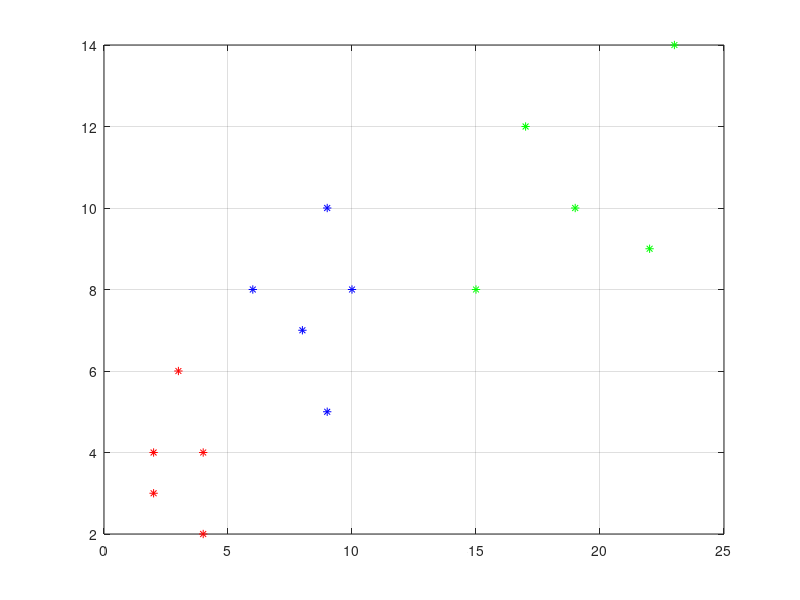
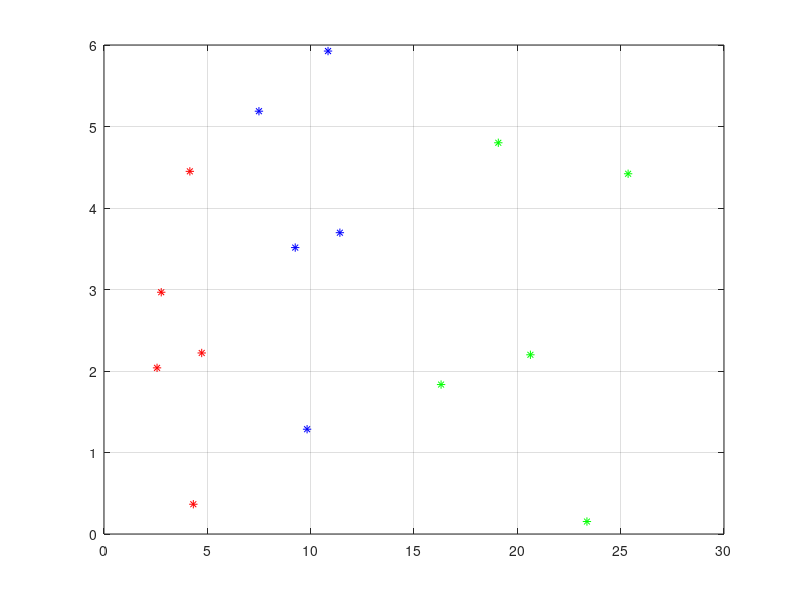
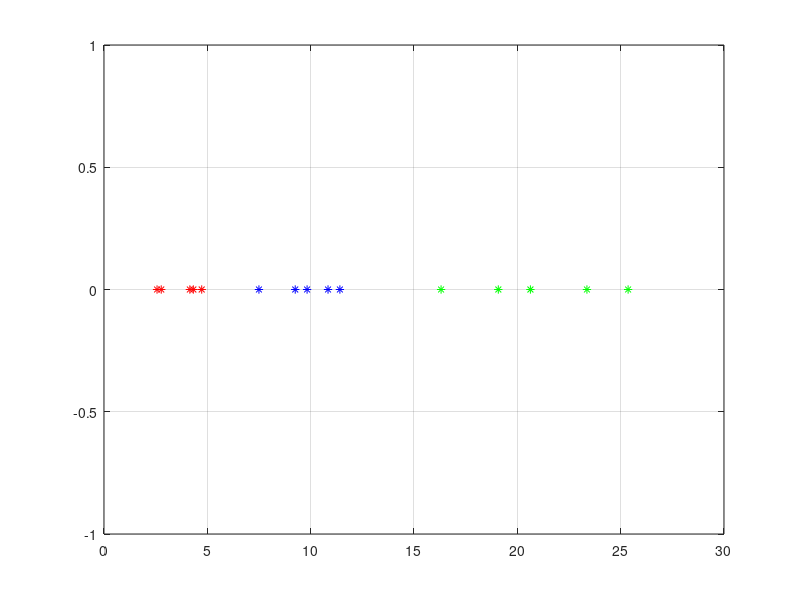
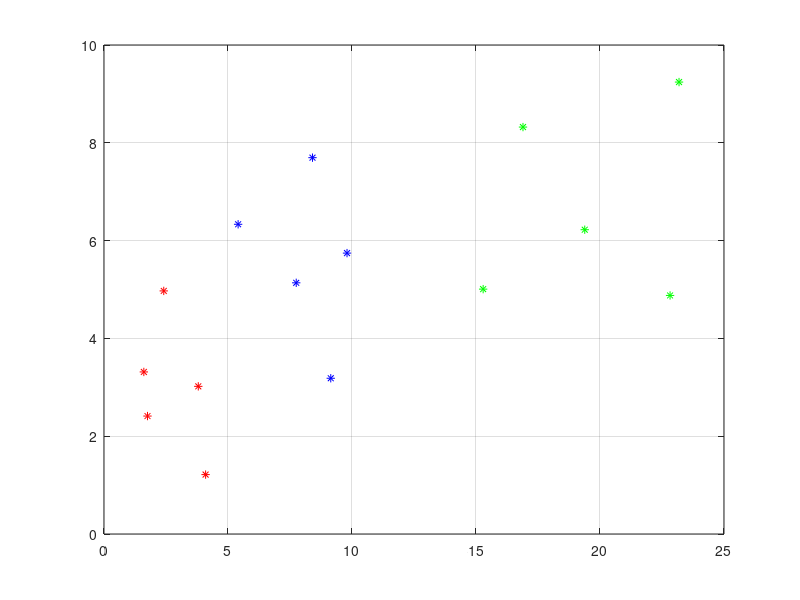

Here is the MATLAB script that generated these plots, in order:
close all
clear all
clc
X1=[2, 3; 3, 6; 4, 4; 4, 2; 2, 4];
X2 = [6, 8; 9, 5; 9, 10; 8, 7; 10, 8];
X3 = [ 23, 14; 15, 8; 17, 12; 19, 10; 22, 9];
figure
plot(X1(:,1),X1(:,2),'r*')
hold on
plot(X2(:,1),X2(:,2),'b*')
plot(X3(:,1),X3(:,2),'g*')
grid on
Mu1 = mean(X1)';
Mu2 = mean(X2)';
Mu3 = mean(X3)';
S1 = cov(X1);
S2 = cov(X2);
S3=cov(X3);
% within class scatter matrix
Sw = S1 + S2+S3;
% between-class scatter matrix
Mux=[Mu1 Mu2 Mu3];
Mo=mean(Mux,2);
Sb = (Mu1-Mo)*(Mu1-Mo)'+(Mu2-Mo)*(Mu2-Mo)'+(Mu3-Mo)*(Mu3-Mo)';
% LDA projection
SwSb = inv(Sw)*Sb;
% projection vector
[V,D] = eig(SwSb);
% sort according to eigenvalues
eigen_val = diag(D);
[eigen_val_sorted, index] = sort(eigen_val,'descend');
W1 = V(:,index);
% project data samplesalong he projection axes
new_X1 = X1*W1;
new_X2 = X2*W1;
new_X3 = X3*W1;
% get back the original data
old_X1 = new_X1*W1';
old_X2 = new_X2*W1';
old_X3 = new_X3*W1';
figure
plot(new_X1(:,1),new_X1(:,2),'r*')
hold on
plot(new_X2(:,1),new_X2(:,2),'b*')
plot(new_X3(:,1),new_X3(:,2),'g*')
grid on
% reduce dimension
figure
plot(new_X1(:,1),0,'r*')
hold on
plot(new_X2(:,1),0,'b*')
plot(new_X3(:,1),0,'g*')
grid on
figure
plot(old_X1(:,1),old_X1(:,2),'r*')
hold on
plot(old_X2(:,1),old_X2(:,2),'b*')
plot(old_X3(:,1),old_X3(:,2),'g*')
grid on